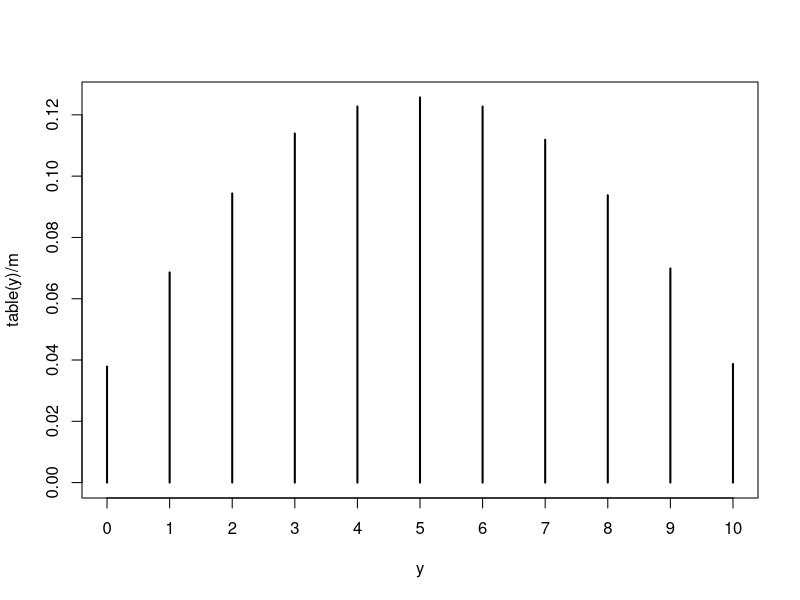

Write the R code that produced this figure.
# Title     : Hierarchical modelo
# Objective :
# Created by:
# Created on: 15-02-2021

# 1. Simulate phi_i from Beta(2,2)
# 2. Simulate y_i from Binom(10, phi_i)

m <- 1e5

y <- numeric(m)
phi <- numeric(m)

for (i in 1:m){
  phi[i] <- rbeta(1, shape1=2.0, shape2=2.0)
  y[i] <- rbinom(1, size=10, prob=phi[i])
}

# Same that for loop, but vectorized
phi <- rbeta(m, shape1=2.0, shape2=2.0)
y <- rbinom(m, size=10, prob=phi)

table(y) / m
plot(table(y)/m)

mean(y)